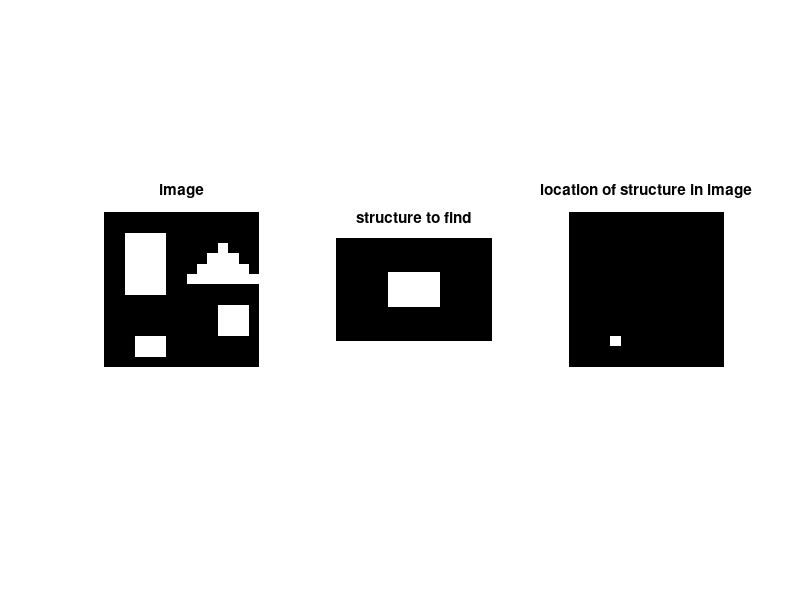

MATLAB code to generate this figure:
image=[0 0 0 0 0 0 0 0 0 0 0 0 0 0 0;
       0 0 0 0 0 0 0 0 0 0 0 0 0 0 0;
       0 0 1 1 1 1 0 0 0 0 0 0 0 0 0;
       0 0 1 1 1 1 0 0 0 0 0 1 0 0 0;
       0 0 1 1 1 1 0 0 0 0 1 1 1 0 0;
       0 0 1 1 1 1 0 0 0 1 1 1 1 1 0;
       0 0 1 1 1 1 0 0 1 1 1 1 1 1 1;
       0 0 1 1 1 1 0 0 0 0 0 0 0 0 0;
       0 0 0 0 0 0 0 0 0 0 0 0 0 0 0;
       0 0 0 0 0 0 0 0 0 0 0 1 1 1 0; 
       0 0 0 0 0 0 0 0 0 0 0 1 1 1 0;
       0 0 0 0 0 0 0 0 0 0 0 1 1 1 0;
       0 0 0 1 1 1 0 0 0 0 0 0 0 0 0; 
       0 0 0 1 1 1 0 0 0 0 0 0 0 0 0;
       0 0 0 0 0 0 0 0 0 0 0 0 0 0 0
    ];
[r c]=size(image);
D=[ 0 0 0 0 0 0 0;
    0 0 1 1 1 0 0; 
    0 0 1 1 1 0 0;
    0 0 0 0 0 0 0];
[rd cd]=size(D);
WminusD=zeros(rd+2,cd+2);
for i=2:rd+1
    for j=2:cd+1
        WminusD(i,j)=D(i-1,j-1);
    end
end

     x=0;y=0;

        AeroD = imerode(image,D);
        imagecomp=bitcmp(image,1);
        ero2=imerode(imagecomp,WminusD);
        figure;imshow(ero2);
        finalImg=AeroD+ero2;
        for i=2:r-1
            for j=2:c-1
                if([finalImg(i-1,j-1) finalImg(i-1,j) finalImg(i-1,j+1);
                    finalImg(i,j-1) finalImg(i,j) finalImg(i,j+1);
                    finalImg(i+1,j-1) finalImg(i+1,j) finalImg(i+1,j+1)]==[0 0 0
                    0 1 0
                    0 0 0])
                x=i;y=j;
                end
            end
        end
        for i=1:r
            for j=1:c
                if(i==x && j==y)
                    finalImg(i,j)=1;
                else
                    finalImg(i,j)=0;
                end
            end
        end
        subplot(1,3,1)
        imshow(image);
        title('image')
        subplot(1,3,2)
        imshow(WminusD);
        title('structure to find')
        subplot(1,3,3)
        imshow(finalImg);
        title('location of structure in image');